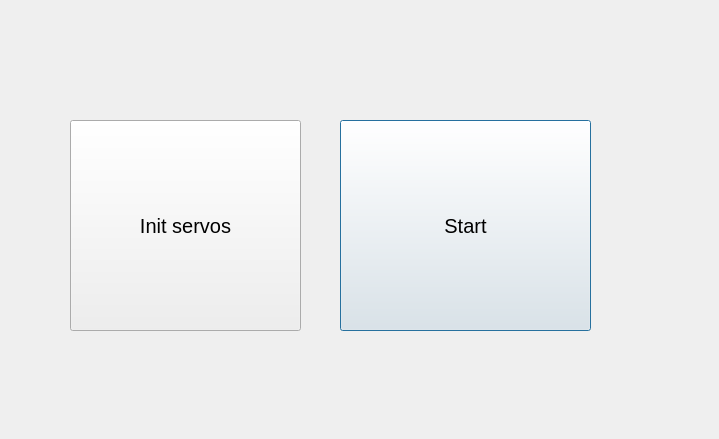
<?xml version="1.0" encoding="UTF-8"?>
<ui version="4.0">
 <class>Dialog</class>
 <widget class="QDialog" name="Dialog">
  <property name="geometry">
   <rect>
    <x>0</x>
    <y>0</y>
    <width>719</width>
    <height>439</height>
   </rect>
  </property>
  <property name="maximumSize">
   <size>
    <width>719</width>
    <height>439</height>
   </size>
  </property>
  <property name="windowTitle">
   <string>Dialog</string>
  </property>
  <widget class="QPushButton" name="button_sto2">
   <property name="geometry">
    <rect>
     <x>340</x>
     <y>120</y>
     <width>251</width>
     <height>211</height>
    </rect>
   </property>
   <property name="maximumSize">
    <size>
     <width>719</width>
     <height>480</height>
    </size>
   </property>
   <property name="font">
    <font>
     <pointsize>15</pointsize>
    </font>
   </property>
   <property name="text">
    <string>Start</string>
   </property>
  </widget>
  <widget class="QPushButton" name="button_sto1">
   <property name="geometry">
    <rect>
     <x>70</x>
     <y>120</y>
     <width>231</width>
     <height>211</height>
    </rect>
   </property>
   <property name="font">
    <font>
     <pointsize>15</pointsize>
    </font>
   </property>
   <property name="text">
    <string>Init servos</string>
   </property>
  </widget>
 </widget>
 <resources/>
 <connections/>
</ui>
